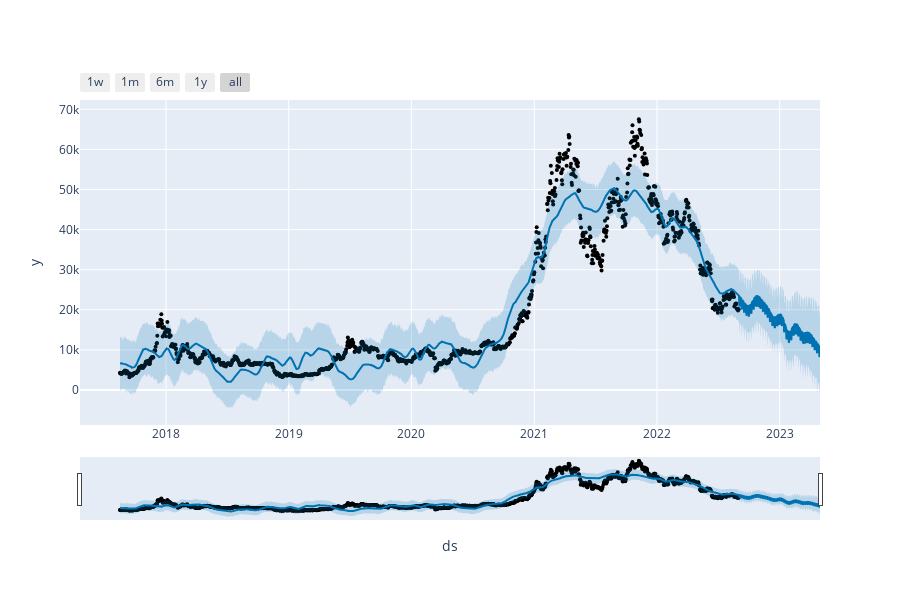

The notebook cell this image was saved under:
### Code cell
plot_plotly(m, X_pred_prophet)

### Figure 1 — Plotly figure (JSON) as saved in the notebook; plotly's stock layout.template omitted (floating-point values rounded to 4 significant figures; data arrays with more than 128 entries replaced by an {"elided": "..."} marker saying what was removed)
{"data": [{"marker": {"color": "black", "size": 4}, "mode": "markers", "name": "Actual", "type": "scatter", "x": {"elided": "1316 str values"}, "y": {"elided": "1316 float values"}}, {"hoverinfo": "skip", "line": {"width": 0}, "mode": "lines", "type": "scatter", "x": {"elided": "1558 str values"}, "y": {"elided": "1558 float values"}}, {"fill": "tonexty", "fillcolor": "rgba(0, 114, 178, 0.2)", "line": {"color": "#0072B2", "width": 2}, "mode": "lines", "name": "Predicted", "type": "scatter", "x": {"elided": "1558 str values"}, "y": {"elided": "1558 float values"}}, {"fill": "tonexty", "fillcolor": "rgba(0, 114, 178, 0.2)", "hoverinfo": "skip", "line": {"width": 0}, "mode": "lines", "type": "scatter", "x": {"elided": "1558 str values"}, "y": {"elided": "1558 float values"}}], "layout": {"height": 600, "showlegend": false, "width": 900, "xaxis": {"rangeselector": {"buttons": [{"count": 7, "label": "1w", "step": "day", "stepmode": "backward"}, {"count": 1, "label": "1m", "step": "month", "stepmode": "backward"}, {"count": 6, "label": "6m", "step": "month", "stepmode": "backward"}, {"count": 1, "label": "1y", "step": "year", "stepmode": "backward"}, {"step": "all"}]}, "rangeslider": {"visible": true}, "title": {"text": "ds"}, "type": "date"}, "yaxis": {"title": {"text": "y"}}}}
